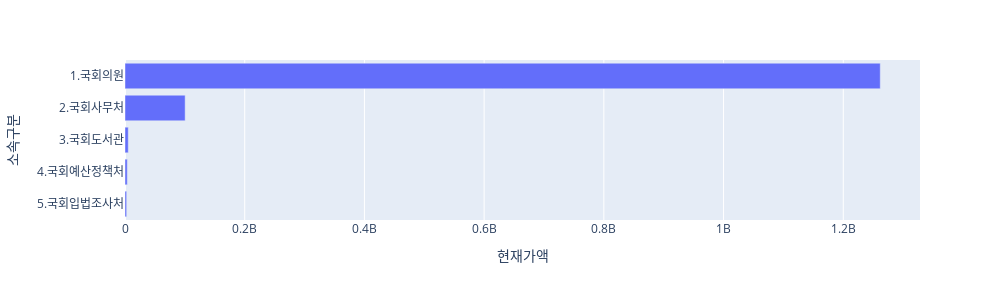

Here is the notebook cell this chart was saved with:
### Code cell
fig = px.bar(t_df.sort_values('현재가액', ascending=True), x='현재가액', y='소속구분')
fig.update_layout(
    width = 1000,
    height = 300
)
fig.show()

### Figure 1 — Plotly figure (JSON) as saved in the notebook; plotly's stock layout.template omitted (floating-point values rounded to 4 significant figures)
{"data": [{"alignmentgroup": "True", "hovertemplate": "현재가액=%{x}<br>소속구분=%{y}<extra></extra>", "legendgroup": "", "marker": {"color": "#636efa", "pattern": {"shape": ""}}, "name": "", "offsetgroup": "", "orientation": "h", "showlegend": false, "textposition": "auto", "type": "bar", "x": [2753855, 3811051, 5446297, 100488646, 1261783593], "xaxis": "x", "y": ["5.국회입법조사처", "4.국회예산정책처", "3.국회도서관", "2.국회사무처", "1.국회의원"], "yaxis": "y"}], "layout": {"barmode": "relative", "height": 300, "legend": {"tracegroupgap": 0}, "margin": {"t": 60}, "width": 1000, "xaxis": {"anchor": "y", "domain": [0, 1], "title": {"text": "현재가액"}}, "yaxis": {"anchor": "x", "domain": [0, 1], "title": {"text": "소속구분"}}}}
